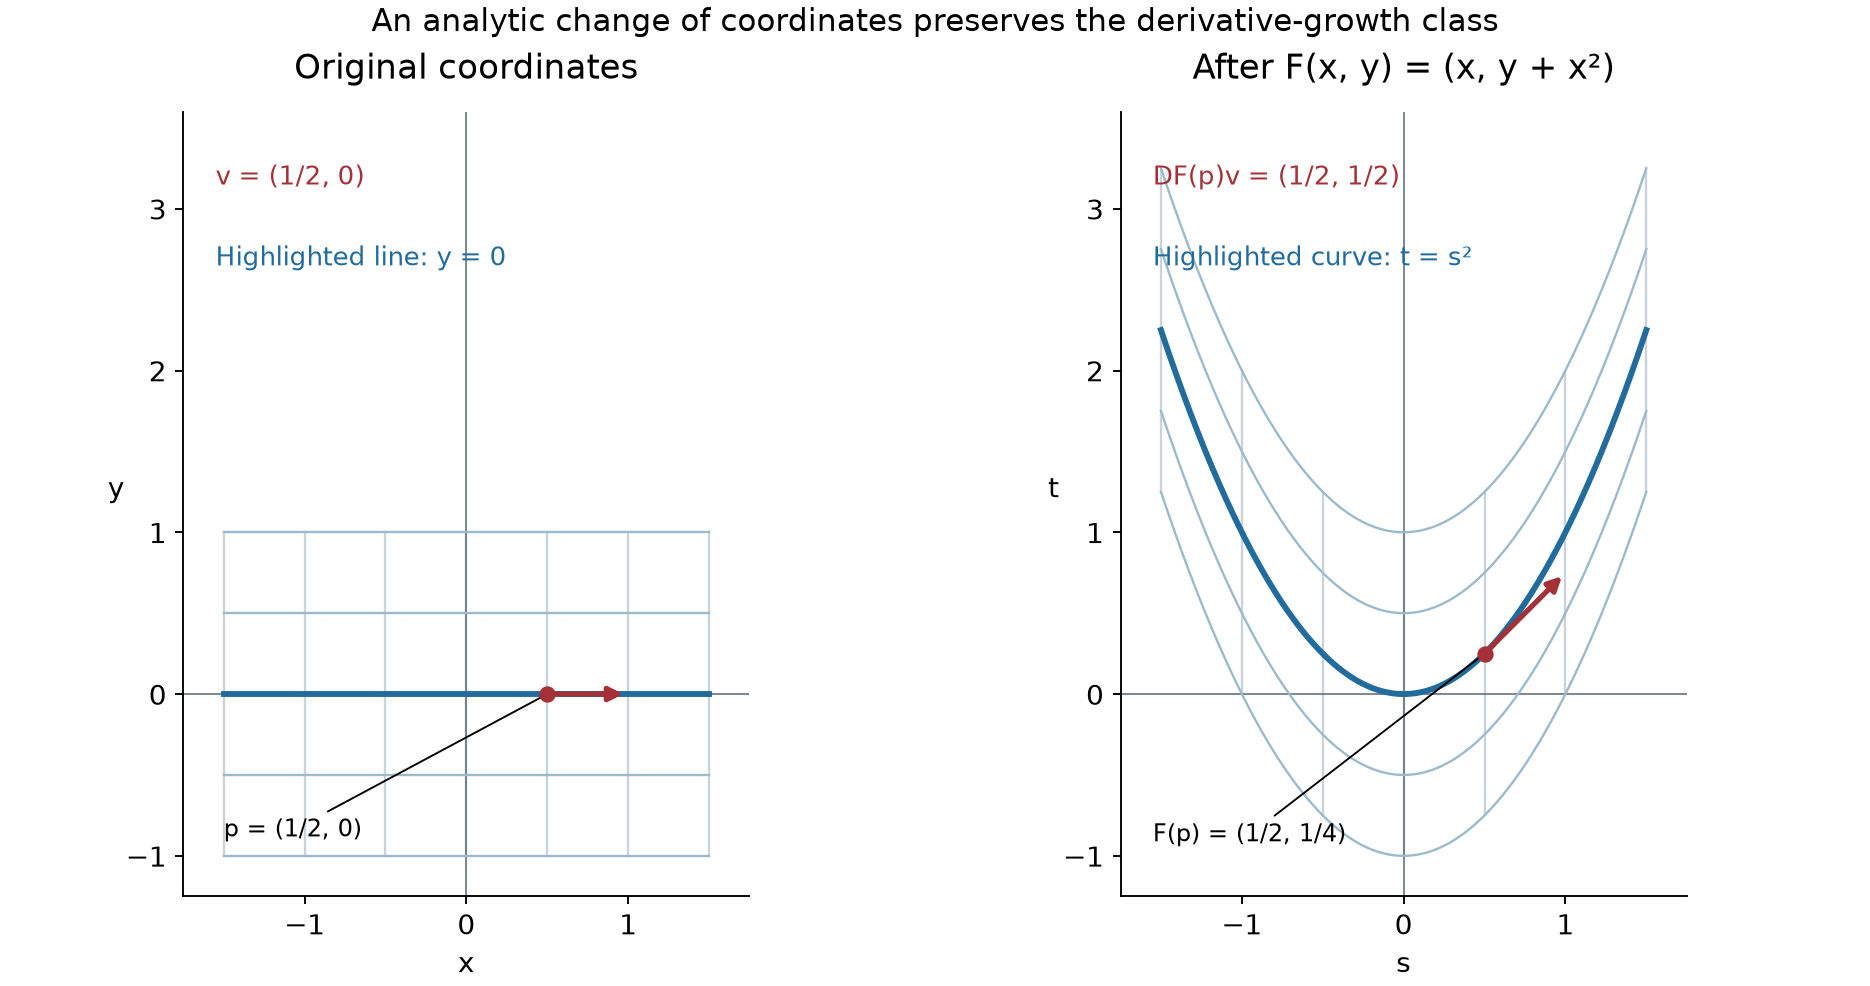

Python code for this plot:
"""Reproduce the analytic-shear figure in AN01-U076. CC0.

Written by GPT-6 Astra (OpenAI), Ultra, October 2026.
Requires Python, NumPy and Matplotlib. Run this file to write SVG and PNG
beside it. Curves use the exact map F(x,y)=(x,y+x*x); arrows are its
differential on the explicitly specified vector, not secant vectors.
"""
from pathlib import Path
import numpy as np
import matplotlib
matplotlib.use('Agg')
import matplotlib.pyplot as plt

plt.rcParams.update({'font.size':12,'svg.fonttype':'none',
                    'svg.hashsalt':'AN01-U076-analytic-shear',
                    'font.family':'DejaVu Sans'})
fig,axes=plt.subplots(1,2,figsize=(11,5.8),layout='constrained')
x=np.linspace(-1.5,1.5,401)
for ax,transformed in zip(axes,[False,True]):
    for c in np.linspace(-1,1,5):
        y=np.full_like(x,c)
        ax.plot(x,y+x*x if transformed else y,
                color='#216b9d' if c==0 else '#9bbacc',
                lw=2.5 if c==0 else 1.0)
    for c in np.linspace(-1.5,1.5,7):
        y=np.linspace(-1,1,101)
        ax.plot(np.full_like(y,c),y+c*c if transformed else y,
                color='#cad3db',lw=1.0,zorder=0)
    ax.set_aspect('equal',adjustable='box')
    ax.set_xlim(-1.75,1.75)
    ax.set_ylim(-1.25,3.6)
    ax.axhline(0,color='#65717d',lw=.7,zorder=0)
    ax.axvline(0,color='#65717d',lw=.7,zorder=0)
    ax.spines[['top','right']].set_visible(False)
    ax.set_xlabel('s' if transformed else 'x')
    ax.set_ylabel('t' if transformed else 'y',rotation=0)
    ax.set_title('After F(x, y) = (x, y + x²)' if transformed else 'Original coordinates',pad=14)

p=np.array([.5,0.]);v=np.array([.5,0.])
Fp=np.array([.5,.25]);DFv=np.array([.5,.5])
assert np.allclose(np.array([[1.,0.],[2*p[0],1.]])@v,DFv)
for ax,point,vector,label in [(axes[0],p,v,'v = (1/2, 0)'),
                             (axes[1],Fp,DFv,'DF(p)v = (1/2, 1/2)')]:
    ax.scatter(*point,s=35,color='#a33137',zorder=5)
    ax.annotate('',xy=point+vector,xytext=point,
                arrowprops={'arrowstyle':'-|>','color':'#a33137','lw':2.2},zorder=6)
    ax.text(-1.55,3.15,label,color='#a33137',fontsize=11)
axes[0].annotate('p = (1/2, 0)',xy=p,xytext=(-1.5,-.88),
                 arrowprops={'arrowstyle':'-','lw':.8},fontsize=10)
axes[1].annotate('F(p) = (1/2, 1/4)',xy=Fp,xytext=(-1.55,-.91),
                 arrowprops={'arrowstyle':'-','lw':.8},fontsize=10)
axes[0].text(-1.55,2.65,'Highlighted line: y = 0',color='#216b9d',fontsize=11)
axes[1].text(-1.55,2.65,'Highlighted curve: t = s²',color='#216b9d',fontsize=11)
fig.suptitle('An analytic change of coordinates preserves the derivative-growth class',fontsize=13)
out=Path(__file__).resolve().parent
description='Exact polynomial shear F(x,y)=(x,y+x²). Grid lines and tangent vectors are specified in AN01-U076, equations 15–16. CC0; GPT-6 Astra (OpenAI), Ultra.'
fig.savefig(out/'analytic-coordinate-shear.svg',metadata={'Title':'Analytic coordinate shear','Description':description,'Creator':'GPT-6 Astra (OpenAI), Ultra','Date':None})
svg=out/'analytic-coordinate-shear.svg'
svg.write_text('\n'.join(line.rstrip() for line in svg.read_text(encoding='utf-8').splitlines())+'\n',encoding='utf-8',newline='\n')
fig.savefig(out/'analytic-coordinate-shear.png',dpi=170,metadata={'Description':description,'Software':'Matplotlib'})
plt.close(fig)
print('Wrote the exact shear figure in SVG and PNG.')
